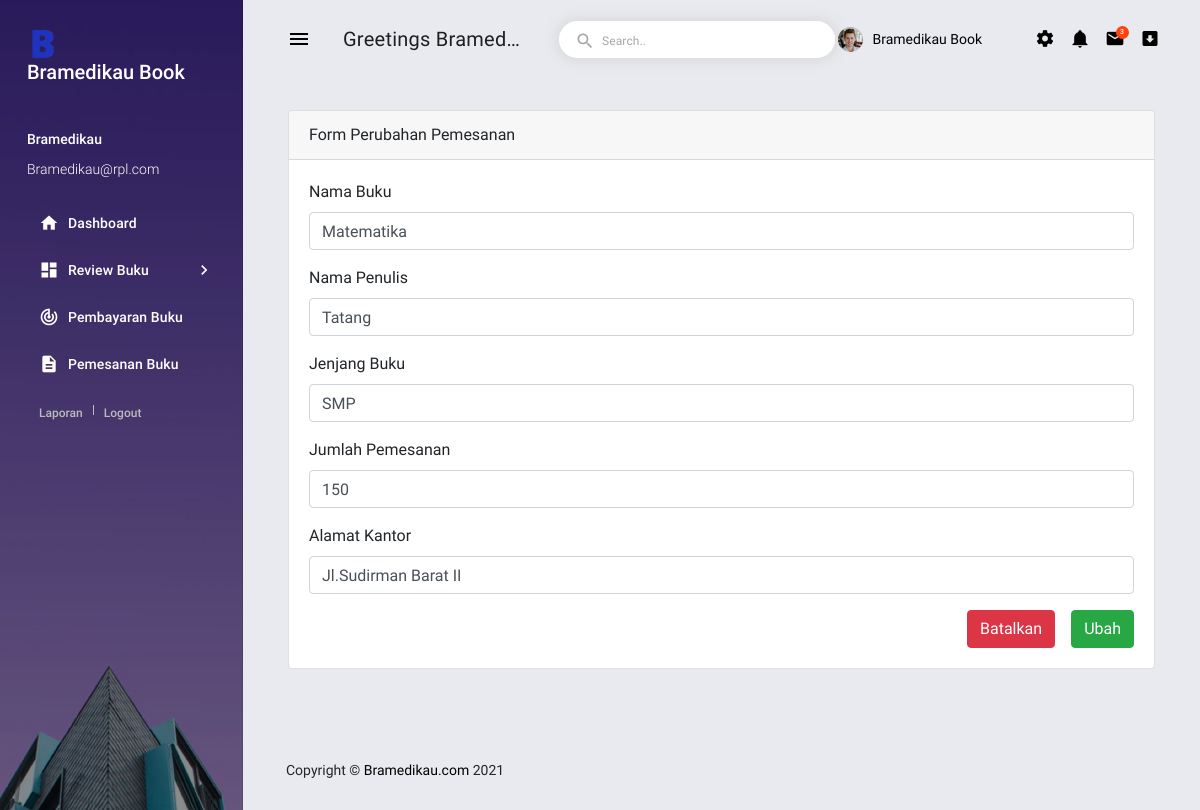
Screenshot of /laporan/ubah/1 with the database file from the repository.
### tables this page shows
CREATE TABLE `pemesanan` (
  `id` int(11) NOT NULL,
  `nama_buku` varchar(255) NOT NULL,
  `nama_penulis` varchar(255) NOT NULL,
  `jenjang_buku` varchar(255) NOT NULL,
  `jumlah_pesanan` varchar(255) NOT NULL,
  `alamat_kantor` varchar(255) NOT NULL
);

### application/controllers/Laporan.php (called while the page is built, shortened)
<?php
class Laporan extends CI_Controller
{
    public function __construct()
    {
        $this->load->model('Laporan_model');
        $this->load->library('form_validation');
    }
    public function ubah($id)
    {
        $data['judul'] = 'Form Ubah Data Pemesanan';
        $data['pemesanan'] = $this->Laporan_model->getPemesananById($id);
        $this->form_validation->set_rules('nama_buku', 'Nama Buku', 'required');
        $this->form_validation->set_rules('nama_penulis', 'Nama Penulis', 'required');
        $this->form_validation->set_rules('jenjang_buku', 'Jenjang Buku', 'required');
        if($this->form_validation->run() == FALSE){
            $this->load->view('templates2/header', $data);
            $this->load->view('laporan/ubah', $data);
            $this->load->view('templates2/footer');
        }else{
            $this->Laporan_model->ubahPemesanan();
            $this->session->set_flashdata('flash', 'Diubah');
            redirect('pesan');
        }
    }
}

### index.php (called while the page is built, shortened)
<?php
require_once BASEPATH.'core/CodeIgniter.php';

### application/models/Laporan_model.php (called while the page is built, shortened)
<?php
class Laporan_model extends CI_model
{
	public function getPemesananById($id)
	{
		return $this->db->get_where('pemesanan', ['id' => $id])->row_array();
	}
}

### application/views/laporan/ubah.php (the view, shortened to what this page needs)
<div class="container">
    <div class="row mt-3">
      <div class="col-md-12">
        <div class="card">
          <div class="card-header">
            Form Perubahan Pemesanan
          </div>
          <div class="card-body">
          <form action="" method="post">
            <div class="form-group">
               <label for="nama_buku">Nama Buku</label>
               <input type="text" class="form-control" name="nama_buku" id="nama_buku" value="<?= $pemesanan['nama_buku'];  ?>" >
            </div>
            <div class="form-group">
               <label for="nama_penulis">Nama Penulis</label>
               <input type="text" class="form-control" name="nama_penulis" id="nama_penulis" value="<?= $pemesanan['nama_penulis'];  ?>" >
            </div>
            <div class="form-group">
               <label for="jenjang_buku">Jenjang Buku </label>
               <input type="text" class="form-control" name="jenjang_buku"  id="jenjang_buku" value="<?= $pemesanan['jenjang_buku'];  ?>" >
            </div>
            <div class="form-group">
               <label for="jumlah_pesanan">Jumlah Pemesanan</label>
               <input type="text" class="form-control"  name="jumlah_pesanan" id="jumlah_pesanan" value="<?= $pemesanan['jumlah_pesanan'];  ?>" >
            </div>
            <div class="form-group">
               <label for="alamat_kantor">Alamat Kantor</label>
               <input type="text" class="form-control"  name="alamat_kantor" id="alamat_kantor" value="<?= $pemesanan['alamat_kantor'];  ?>" >
            </div>
              <button type="submit" name="tambah" class="btn btn-success float-right ml-3"> Ubah </button>
              <button class="btn btn-danger float-right"> Batalkan </button>
          </form>
          </div>
        </div>
      </div>
    </div>
  </div>

### rows the page displays
pemesanan: nama_buku "Matematika", nama_penulis "Tatang", jenjang_buku "SMP", jumlah_pesanan "150", alamat_kantor "Jl.Sudirman Barat II"
